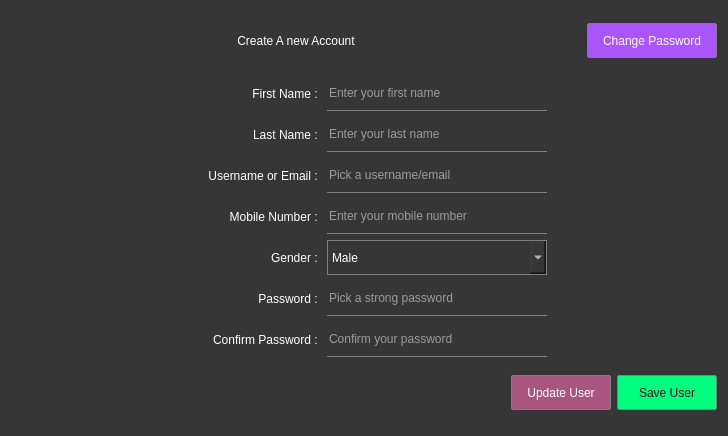
<?xml version="1.0" encoding="UTF-8"?>
<ui version="4.0">
 <class>AccountDialog</class>
 <widget class="QDialog" name="AccountDialog">
  <property name="geometry">
   <rect>
    <x>0</x>
    <y>0</y>
    <width>728</width>
    <height>436</height>
   </rect>
  </property>
  <property name="minimumSize">
   <size>
    <width>700</width>
    <height>0</height>
   </size>
  </property>
  <property name="windowTitle">
   <string>New Account Window</string>
  </property>
  <property name="styleSheet">
   <string notr="true">*{
font: 12pt &quot;MS UI Gothic&quot;;
background-color:rgb(54,54,54);
color:white;
}
QLineEdit{
border:none;
border-bottom:1px solid grey;
font: 12pt &quot;MS Shell Dlg 2&quot;;
}
QComboBox{
border:1px solid grey;
}
QPushButton{
border:1px solid grey;
border-radius:2px;
}
QPushButton:hover{
border:2px solid white;
}
QPushButton:pressed{
border:3px solid grey;
}</string>
  </property>
  <layout class="QVBoxLayout" name="verticalLayout_2">
   <item>
    <layout class="QHBoxLayout" name="horizontalLayout_8">
     <item>
      <spacer name="horizontalSpacer_2">
       <property name="orientation">
        <enum>Qt::Horizontal</enum>
       </property>
       <property name="sizeHint" stdset="0">
        <size>
         <width>40</width>
         <height>20</height>
        </size>
       </property>
      </spacer>
     </item>
     <item>
      <widget class="QLabel" name="titleLbl">
       <property name="minimumSize">
        <size>
         <width>200</width>
         <height>35</height>
        </size>
       </property>
       <property name="text">
        <string>Create A new Account</string>
       </property>
       <property name="alignment">
        <set>Qt::AlignCenter</set>
       </property>
      </widget>
     </item>
     <item>
      <spacer name="horizontalSpacer">
       <property name="orientation">
        <enum>Qt::Horizontal</enum>
       </property>
       <property name="sizeHint" stdset="0">
        <size>
         <width>40</width>
         <height>20</height>
        </size>
       </property>
      </spacer>
     </item>
     <item>
      <widget class="QPushButton" name="changepasswordBtn">
       <property name="minimumSize">
        <size>
         <width>130</width>
         <height>35</height>
        </size>
       </property>
       <property name="styleSheet">
        <string notr="true">background-color: rgb(170, 85, 255);</string>
       </property>
       <property name="text">
        <string>Change Password</string>
       </property>
      </widget>
     </item>
    </layout>
   </item>
   <item>
    <layout class="QHBoxLayout" name="horizontalLayout_9">
     <item>
      <spacer name="horizontalSpacer_4">
       <property name="orientation">
        <enum>Qt::Horizontal</enum>
       </property>
       <property name="sizeHint" stdset="0">
        <size>
         <width>40</width>
         <height>20</height>
        </size>
       </property>
      </spacer>
     </item>
     <item>
      <layout class="QVBoxLayout" name="verticalLayout">
       <item>
        <layout class="QHBoxLayout" name="horizontalLayout">
         <item>
          <widget class="QLabel" name="label">
           <property name="minimumSize">
            <size>
             <width>100</width>
             <height>35</height>
            </size>
           </property>
           <property name="text">
            <string>First Name : </string>
           </property>
           <property name="alignment">
            <set>Qt::AlignRight|Qt::AlignTrailing|Qt::AlignVCenter</set>
           </property>
          </widget>
         </item>
         <item>
          <widget class="QLineEdit" name="fnameLE">
           <property name="minimumSize">
            <size>
             <width>220</width>
             <height>35</height>
            </size>
           </property>
           <property name="maximumSize">
            <size>
             <width>220</width>
             <height>16777215</height>
            </size>
           </property>
           <property name="placeholderText">
            <string>Enter your first name</string>
           </property>
           <property name="clearButtonEnabled">
            <bool>true</bool>
           </property>
          </widget>
         </item>
        </layout>
       </item>
       <item>
        <layout class="QHBoxLayout" name="horizontalLayout_2">
         <item>
          <widget class="QLabel" name="label_2">
           <property name="minimumSize">
            <size>
             <width>100</width>
             <height>35</height>
            </size>
           </property>
           <property name="text">
            <string>Last Name : </string>
           </property>
           <property name="alignment">
            <set>Qt::AlignRight|Qt::AlignTrailing|Qt::AlignVCenter</set>
           </property>
          </widget>
         </item>
         <item>
          <widget class="QLineEdit" name="lnameLE">
           <property name="minimumSize">
            <size>
             <width>220</width>
             <height>35</height>
            </size>
           </property>
           <property name="maximumSize">
            <size>
             <width>220</width>
             <height>16777215</height>
            </size>
           </property>
           <property name="placeholderText">
            <string>Enter your last name</string>
           </property>
           <property name="clearButtonEnabled">
            <bool>true</bool>
           </property>
          </widget>
         </item>
        </layout>
       </item>
       <item>
        <layout class="QHBoxLayout" name="horizontalLayout_3">
         <item>
          <widget class="QLabel" name="label_3">
           <property name="minimumSize">
            <size>
             <width>140</width>
             <height>35</height>
            </size>
           </property>
           <property name="text">
            <string>Username or Email : </string>
           </property>
           <property name="alignment">
            <set>Qt::AlignRight|Qt::AlignTrailing|Qt::AlignVCenter</set>
           </property>
          </widget>
         </item>
         <item>
          <widget class="QLineEdit" name="usernameLE">
           <property name="minimumSize">
            <size>
             <width>220</width>
             <height>35</height>
            </size>
           </property>
           <property name="maximumSize">
            <size>
             <width>220</width>
             <height>16777215</height>
            </size>
           </property>
           <property name="placeholderText">
            <string>Pick a username/email</string>
           </property>
           <property name="clearButtonEnabled">
            <bool>true</bool>
           </property>
          </widget>
         </item>
        </layout>
       </item>
       <item>
        <layout class="QHBoxLayout" name="horizontalLayout_4">
         <item>
          <widget class="QLabel" name="label_4">
           <property name="minimumSize">
            <size>
             <width>100</width>
             <height>35</height>
            </size>
           </property>
           <property name="text">
            <string>Mobile Number : </string>
           </property>
           <property name="alignment">
            <set>Qt::AlignRight|Qt::AlignTrailing|Qt::AlignVCenter</set>
           </property>
          </widget>
         </item>
         <item>
          <widget class="QLineEdit" name="mobileLE">
           <property name="minimumSize">
            <size>
             <width>220</width>
             <height>35</height>
            </size>
           </property>
           <property name="maximumSize">
            <size>
             <width>220</width>
             <height>16777215</height>
            </size>
           </property>
           <property name="placeholderText">
            <string>Enter your mobile number</string>
           </property>
           <property name="clearButtonEnabled">
            <bool>true</bool>
           </property>
          </widget>
         </item>
        </layout>
       </item>
       <item>
        <layout class="QHBoxLayout" name="horizontalLayout_7">
         <item>
          <widget class="QLabel" name="label_7">
           <property name="minimumSize">
            <size>
             <width>100</width>
             <height>35</height>
            </size>
           </property>
           <property name="text">
            <string>Gender : </string>
           </property>
           <property name="alignment">
            <set>Qt::AlignRight|Qt::AlignTrailing|Qt::AlignVCenter</set>
           </property>
          </widget>
         </item>
         <item>
          <widget class="QComboBox" name="genderCbx">
           <property name="minimumSize">
            <size>
             <width>220</width>
             <height>35</height>
            </size>
           </property>
           <property name="maximumSize">
            <size>
             <width>220</width>
             <height>16777215</height>
            </size>
           </property>
           <item>
            <property name="text">
             <string>Male</string>
            </property>
           </item>
           <item>
            <property name="text">
             <string>Female</string>
            </property>
           </item>
          </widget>
         </item>
        </layout>
       </item>
       <item>
        <layout class="QHBoxLayout" name="horizontalLayout_5">
         <item>
          <widget class="QLabel" name="passLbl">
           <property name="minimumSize">
            <size>
             <width>100</width>
             <height>35</height>
            </size>
           </property>
           <property name="text">
            <string>Password : </string>
           </property>
           <property name="alignment">
            <set>Qt::AlignRight|Qt::AlignTrailing|Qt::AlignVCenter</set>
           </property>
          </widget>
         </item>
         <item>
          <widget class="QLineEdit" name="passLE">
           <property name="minimumSize">
            <size>
             <width>220</width>
             <height>35</height>
            </size>
           </property>
           <property name="maximumSize">
            <size>
             <width>220</width>
             <height>16777215</height>
            </size>
           </property>
           <property name="echoMode">
            <enum>QLineEdit::Password</enum>
           </property>
           <property name="placeholderText">
            <string>Pick a strong password</string>
           </property>
           <property name="clearButtonEnabled">
            <bool>true</bool>
           </property>
          </widget>
         </item>
        </layout>
       </item>
       <item>
        <layout class="QHBoxLayout" name="horizontalLayout_6">
         <item>
          <widget class="QLabel" name="cpassLbl">
           <property name="minimumSize">
            <size>
             <width>100</width>
             <height>35</height>
            </size>
           </property>
           <property name="text">
            <string>Confirm Password : </string>
           </property>
           <property name="alignment">
            <set>Qt::AlignRight|Qt::AlignTrailing|Qt::AlignVCenter</set>
           </property>
          </widget>
         </item>
         <item>
          <widget class="QLineEdit" name="confirmpassLE">
           <property name="minimumSize">
            <size>
             <width>220</width>
             <height>35</height>
            </size>
           </property>
           <property name="maximumSize">
            <size>
             <width>220</width>
             <height>16777215</height>
            </size>
           </property>
           <property name="echoMode">
            <enum>QLineEdit::Password</enum>
           </property>
           <property name="placeholderText">
            <string>Confirm your password</string>
           </property>
           <property name="clearButtonEnabled">
            <bool>true</bool>
           </property>
          </widget>
         </item>
        </layout>
       </item>
      </layout>
     </item>
     <item>
      <spacer name="horizontalSpacer_3">
       <property name="orientation">
        <enum>Qt::Horizontal</enum>
       </property>
       <property name="sizeHint" stdset="0">
        <size>
         <width>40</width>
         <height>20</height>
        </size>
       </property>
      </spacer>
     </item>
    </layout>
   </item>
   <item>
    <layout class="QHBoxLayout" name="horizontalLayout_10">
     <item>
      <spacer name="horizontalSpacer_5">
       <property name="orientation">
        <enum>Qt::Horizontal</enum>
       </property>
       <property name="sizeHint" stdset="0">
        <size>
         <width>40</width>
         <height>20</height>
        </size>
       </property>
      </spacer>
     </item>
     <item>
      <widget class="QPushButton" name="updateuserBtn">
       <property name="minimumSize">
        <size>
         <width>100</width>
         <height>35</height>
        </size>
       </property>
       <property name="styleSheet">
        <string notr="true">background-color: rgb(170, 85, 127);</string>
       </property>
       <property name="text">
        <string>Update User</string>
       </property>
      </widget>
     </item>
     <item>
      <widget class="QPushButton" name="saveuserBtn">
       <property name="minimumSize">
        <size>
         <width>100</width>
         <height>35</height>
        </size>
       </property>
       <property name="styleSheet">
        <string notr="true">background-color: rgb(0, 255, 127);
color: rgb(31, 8, 36);</string>
       </property>
       <property name="text">
        <string>Save User</string>
       </property>
      </widget>
     </item>
    </layout>
   </item>
  </layout>
 </widget>
 <resources/>
 <connections/>
</ui>
